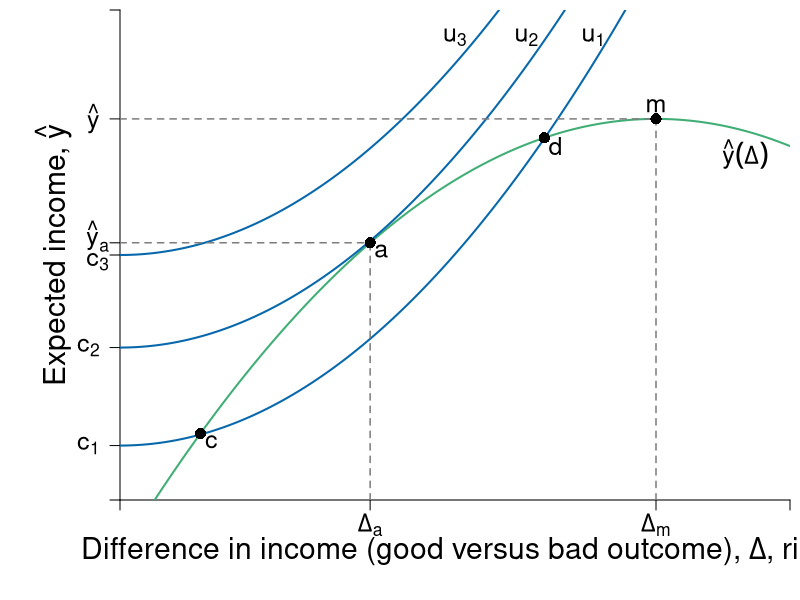

The R script that drew this image:
require(ggplot2)
require(shape)
pdf(file = "risk/risk_return.pdf", width = 9, height = 7)

# Set parameters for graphics
axislabelsize <- 1.8
labelsize <- 1.5
namesize <- 1.8
annotatesize <- 1.5
graphlinewidth <- 2
segmentlinewidth <- 1.5

COL <- c("#7fc97f", "#beaed4", "#fdc086", "#ffff99", "#386cb0", "#f0027f", "#bf5b17", "#666666")
COLA <- c("#e0f3db", "#99d8c9","#66c2a4","#41ae76", "#238b45", "#005824")
COLB <- c("#c6dbef", "#4eb3d3", "#2b8cbe", "#0868ac","#084081")
COLC <- c("#fcfbfd", "#efedf5", "#dadaeb", "#bcbddc", "#9e9ac8", "#807dba", "#6a51a3", "#54278f", "#3f007d")
grays <- gray.colors(25, start = 1, end = 0, alpha = 1)

a <- c(2, 4, 6)
par(mar =  c(5, 6, 0.5, 0.5))
xlims <- c(0, 15)
ylims <- c(0, 18)

riskreturn <- function(g, int1 = 14, int2 = 4, coeff = 1/3){
  int1 - (int2 - (coeff)*g)^2
}

indiffA <- function(g, intercept = 3, slope = 0.125){
  intercept  + slope*g^2
}


#Plot command 
plot(0, 0, xlim = xlims, ylim = ylims, 
     type = "n",
     xlab = expression(paste("")),
     ylab = expression(paste("")), 
     axes = FALSE,
     cex.lab = axislabelsize, 
     bty = "n", 
     xaxs = "i", 
     yaxs = "i"
)



ticksy <- c(0,  2, 5.6, 9, riskreturn(g = 5.6), riskreturn(g = 12) ,ylims[2])
ylabels <- c(NA, expression(paste(c[1])), expression(paste(c[2])), NA, NA, expression(paste(hat(y) )), NA)
ticksx <- c(0, 5.6, 12, xlims[2])
xlabels <- c(NA, expression(paste(Delta[a])), expression(paste(Delta[m])), NA)

text(xlims[1] - 0.5, 8.75, expression(paste(c[3])), cex = labelsize, xpd = TRUE)
text(xlims[1] - 0.5, riskreturn(g = 5.6) + 0.25, expression(paste(hat(y)[a])), cex = labelsize, xpd = TRUE)

axis(1, at = ticksx, pos = 0, labels = xlabels, cex.axis = labelsize)
axis(2, at = ticksy, pos = 0, labels = ylabels, las = 1, cex.axis = labelsize)

mtext(expression(paste("Difference in income (good versus bad outcome), ", Delta, ", risk")), side = 1, line = 2.5, cex = axislabelsize)
text(xlims[1] - 1.5, ylims[2] - 0.5*(ylims[2] - ylims[1]), expression(paste("Expected income, ", hat(y))), xpd = TRUE, cex = axislabelsize, srt = 90) 

npts <- 500 
xx1 <- seq(xlims[1], xlims[2], length.out = npts)
lines(xx1, riskreturn(xx1), col = COLA[4], lwd = graphlinewidth, lty = 1)
lines(xx1, indiffA(xx1, intercept = 2), col = COLB[4], lwd = graphlinewidth, lty = 1)
lines(xx1, indiffA(xx1, intercept = 5.6), col = COLB[4], lwd = graphlinewidth, lty = 1)
lines(xx1, indiffA(xx1, intercept = 9), col = COLB[4], lwd = graphlinewidth, lty = 1)

segments(12, 0, 12, riskreturn(g = 12) , lty = 2, col = grays[20], lwd = segmentlinewidth)
segments(0, riskreturn(g = 12) , 12, riskreturn(g = 12) , lty = 2, col = grays[20], lwd = segmentlinewidth)
segments(5.6, 0, 5.6, riskreturn(g = 5.6), lty = 2, col = grays[20], lwd = segmentlinewidth)
segments(0, riskreturn(g = 5.6), 5.6, riskreturn(g = 5.6), lty = 2, col = grays[20], lwd = segmentlinewidth)

#Add points a, b, c and c
points(5.6, riskreturn(g = 5.6), pch = 16, col = "black", cex = 1.5)
text(5.6 + 0.25, riskreturn(g = 5.6) - 0.3, expression(a), cex = labelsize)


points(12, riskreturn(g = 12) , pch = 16, col = "black", cex = 1.5)
text(12, riskreturn(g = 12) + 0.5, expression(m), cex = labelsize)


points(1.8, riskreturn(g = 1.8) , pch = 16, col = "black", cex = 1.5)
text(1.8 + 0.25, riskreturn(g = 1.8) - 0.3, expression(c), cex = labelsize)


points(9.5, riskreturn(g = 9.5) , pch = 16, col = "black", cex = 1.5)
text(9.5 + 0.25, riskreturn(g = 9.5) - 0.3, expression(d), cex = labelsize)


#Label risk return schedule
text(14, 12.7, expression(paste(hat(y)(Delta))), cex = labelsize)

#Label value functions
text(10.6, 17, expression(u[1]), cex = labelsize)
text(9.1, 17, expression(u[2]), cex = labelsize)
text(7.5, 17, expression(u[3]), cex = labelsize)


dev.off()
